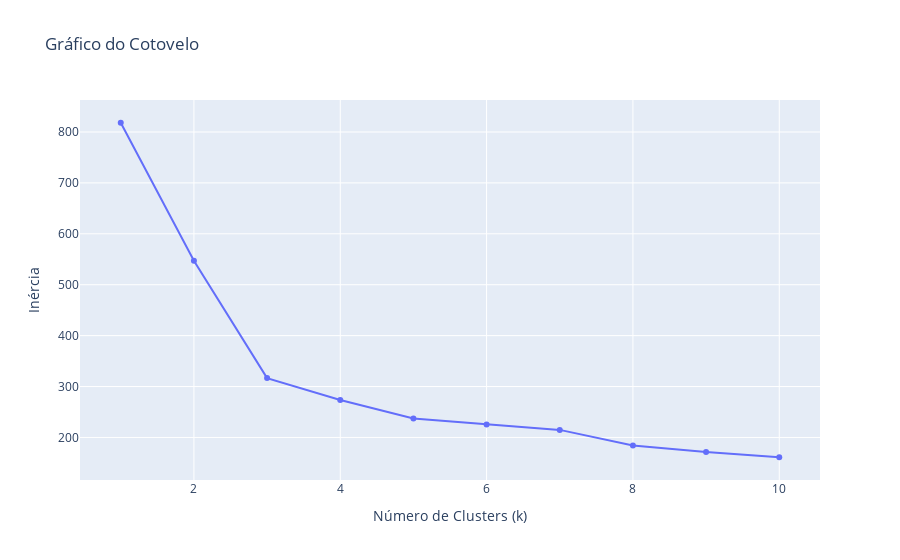

Here is the notebook cell this chart was saved with:
### Markdown cell above
### Gráfico do Cotovelo

### Code cell
# Gráfico do cotovelo - para identificação da quantidade ideal de clusters

# Definindo o intervalo de valores de k a serem testados
k_values = range(1, 11)
inertia_values = []

# Calculando a inércia para cada valor de k
for k in k_values:
    kmeans = KMeans(n_clusters=k, random_state=0)
    kmeans.fit(df_normalizado)
    inertia_values.append(kmeans.inertia_)

# Criando um DataFrame com os resultados
df_elbow = pd.DataFrame({'k': k_values, 'inertia': inertia_values})

# Criando o gráfico do cotovelo
fig = px.line(df_elbow, x='k', y='inertia', title='Gráfico do Cotovelo', markers=True)
fig.update_layout(xaxis_title='Número de Clusters (k)', yaxis_title='Inércia')

# Exibindo o gráfico
fig.show()

### Figure 1 — Plotly figure (JSON) as saved in the notebook; plotly's stock layout.template omitted (floating-point values rounded to 4 significant figures)
{"data": [{"hovertemplate": "k=%{x}<br>inertia=%{y}<extra></extra>", "legendgroup": "", "line": {"color": "#636efa", "dash": "solid"}, "marker": {"symbol": "circle"}, "mode": "lines+markers", "name": "", "orientation": "v", "showlegend": false, "type": "scatter", "x": [1, 2, 3, 4, 5, 6, 7, 8, 9, 10], "xaxis": "x", "y": [818.1, 547.1, 316.6, 273.5, 237.2, 225.3, 214.9, 184.4, 171.6, 161.1], "yaxis": "y"}], "layout": {"legend": {"tracegroupgap": 0}, "title": {"text": "Gráfico do Cotovelo"}, "xaxis": {"anchor": "y", "domain": [0, 1], "title": {"text": "Número de Clusters (k)"}}, "yaxis": {"anchor": "x", "domain": [0, 1], "title": {"text": "Inércia"}}}}
